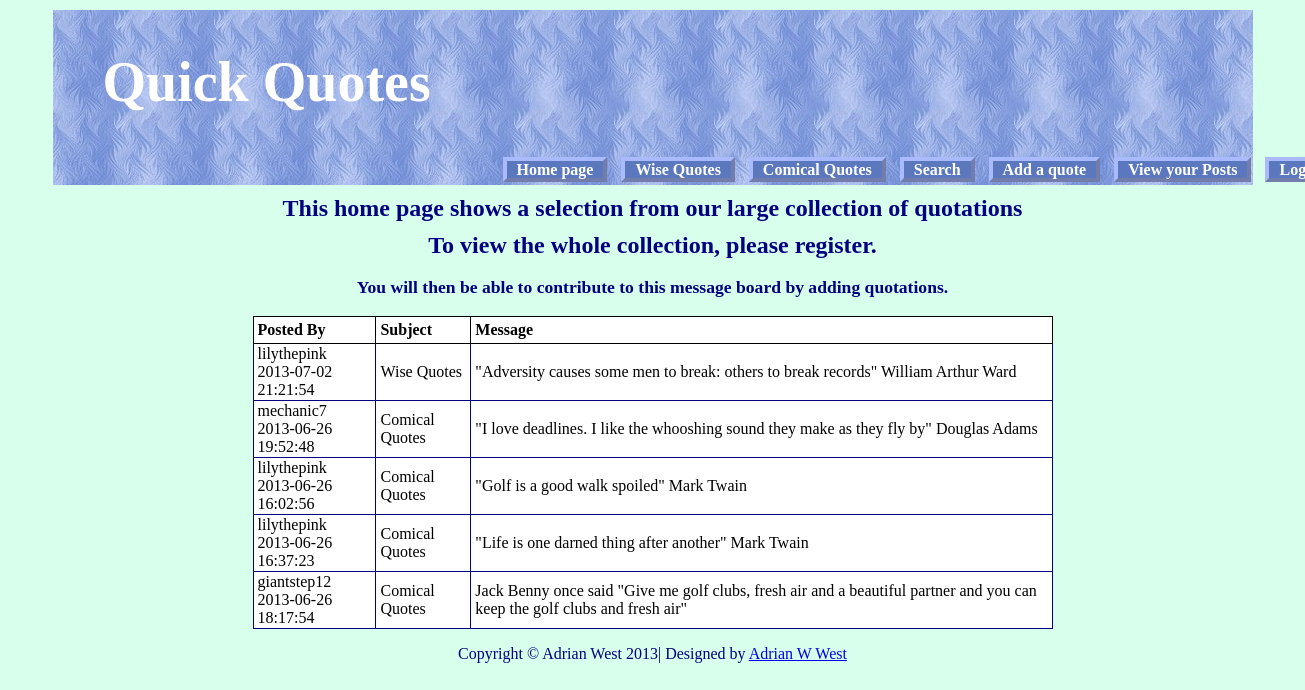
Page / (signed in) on the committed database.
### tables this page shows
CREATE TABLE IF NOT EXISTS `forum` (
  `post_id` int(8) unsigned NOT NULL AUTO_INCREMENT,
  `uname` varchar(12) NOT NULL,
  `subject` varchar(60) NOT NULL,
  `message` text NOT NULL,
  `post_date` datetime NOT NULL,
  PRIMARY KEY (`post_id`)
);

### index.php (the view, shortened to what this page needs)
<!doctype html>
<html lang=en>
<head>
<link rel="stylesheet" type="text/css" href="msgboard.css">
</head>
<body>
<div id='container'>
<?php include ( 'includes/header.php' ) ;?>
<h2>This home page shows a selection from our large collection of quotations</h2>
<h2>To view the whole collection, please register.</h2><br>
<h3>You will then be able to contribute to this message board by adding quotations.</h3>
<?php
require ( 'includes/mysqli_connect.php' ) ;
$q = "SELECT uname,post_date, subject, message FROM forum LIMIT 5" ;
$result = mysqli_query( $dbcon, $q ) ;
if ( mysqli_num_rows( $result ) > 0 )
{
  echo '<br><table><tr><th>Posted By</th><th>Subject</th><th id="msg">Message</th></tr>';
  while ( $row = mysqli_fetch_array( $result, MYSQLI_ASSOC ))
  {
    echo '<tr><td>' . $row['uname'].'<br>'.$row['post_date'].'</td>
    <td>'.$row['subject'].'</td><td>' . $row['message'] . '</td> </tr>';
  }
  echo '</table>' ;
}
else { echo '<p>There are currently no messages.</p>' ; }
include ( 'includes/footer.php' ) ;
?>
</div>
</body>
</html>

### msgboard.css (style rules this page uses)
h2 { font-size:150%; color:navy; text-align:center; margin-bottom:10px; }
h3 { font-size:110%; color:navy; text-align:center; margin-bottom:0; }
#container { position:relative; min-width:1200px; max-width:1200px; margin:auto; text-align:left; }
table { width:800px; border:1px navy solid; border-collapse:collapse; margin:auto; }
td { border:1px navy solid; padding:1px 0 1px 4px; text-align:left; }

### index.php (style rules this page uses)
table { background:white; color:black; }
th { padding:4px; border:1px black solid; }
h2 { margin-bottom:0; margin-top:10px; }
h3 { margin-bottom:0; margin-top:0; }

### rows in the picture
forum: uname "lilythepink", post_date "2013-07-02 21:21:54", subject "Wise Quotes", message "\"Adversity causes some men to break: others to break records\" William Arthur Ward"
forum: uname "mechanic7", post_date "2013-06-26 19:52:48", subject "Comical Quotes", message "\"I love deadlines. I like the whooshing sound they make as they fly by\" Douglas Adams"
forum: uname "lilythepink", post_date "2013-06-26 16:02:56", subject "Comical Quotes", message "\"Golf is a good walk spoiled\" Mark Twain"
forum: uname "lilythepink", post_date "2013-06-26 16:37:23", subject "Comical Quotes", message "\"Life is one darned thing after another\" Mark Twain"
forum: uname "giantstep12", post_date "2013-06-26 18:17:54", subject "Comical Quotes", message "Jack Benny once said \"Give me golf clubs, fresh air and a beautiful partner and you can keep the golf clubs and fresh air\""
